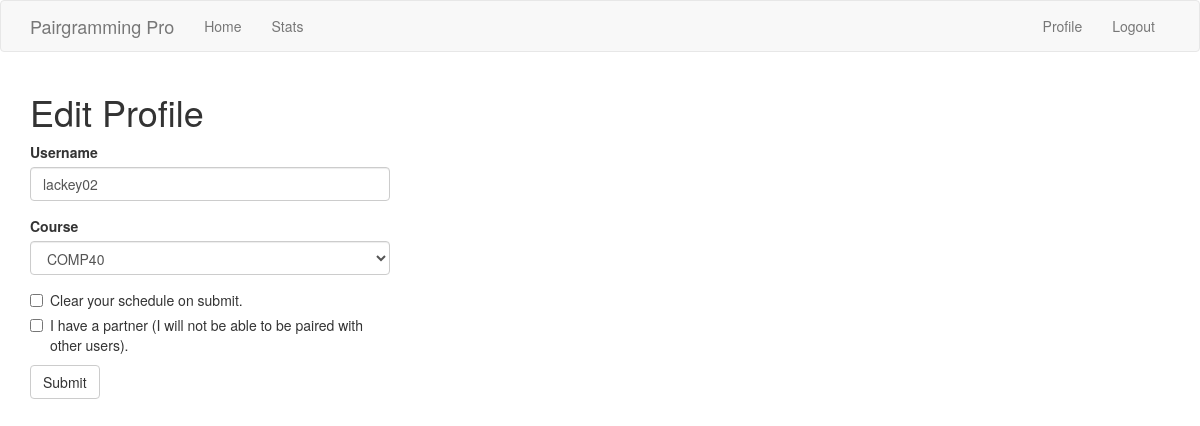
Before: /edit_profile (signed in) with the older database file.
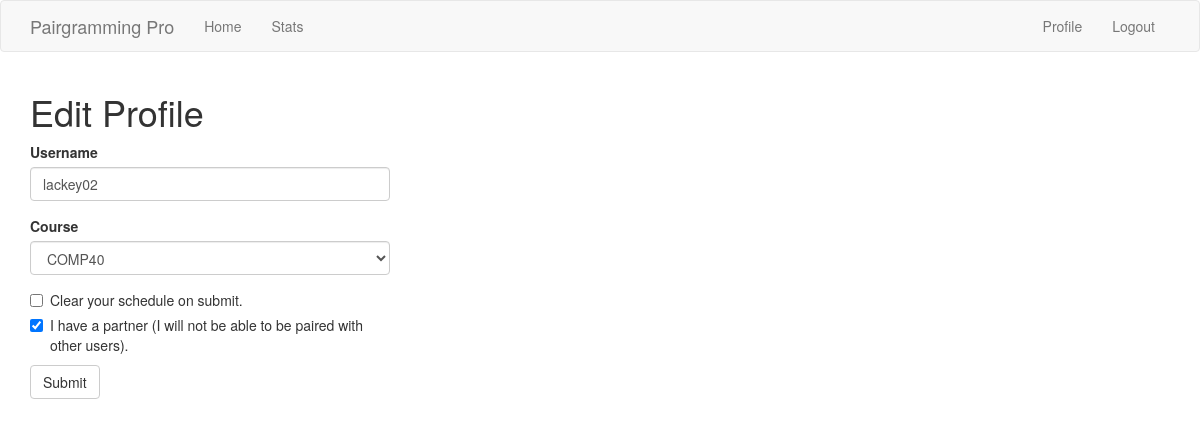
After: the same page with the newer database file.
### app/models.py (models this page shows, shortened)
class User(UserMixin, db.Model):
    id = db.Column(db.Integer, primary_key=True)
    username = db.Column(db.String(128), index=True, unique=True)
    email = db.Column(db.String(128), index=True, unique=True)
    s_id = db.Column(db.Integer, db.ForeignKey('school.id'))
    c_id = db.Column(db.Integer, db.ForeignKey('course.id'))
    password_hash = db.Column(db.String(128))
    free_times = db.relationship('FreeInterval', backref='author', lazy='dynamic')
    taken = db.Column(db.Boolean)
    partner = db.Column(db.String(128))

### app/routes.py (the view)
@app.route('/edit_profile', methods=['GET', 'POST'])
@login_required
def edit_profile():
    if current_user.attending:
        form = EditProfileForm(current_user.username, current_user.attending.name, taken=current_user.taken)
    else:
        form = EditProfileForm(current_user.username, taken=current_user.taken)
    if form.validate_on_submit():
        DM.edit(db, current_user, form)
        flash('Your changes have been saved.')
        return redirect(url_for('index'))
    elif request.method == 'GET':
        form.username.data = current_user.username
    return render_template('edit_profile.html', title='Edit Profile', form=form)

### app/forms.py (shortened to what this page needs)
class EditProfileForm(FlaskForm):
    username = StringField('Username', validators=[DataRequired()])
    course = SelectField('Course', choices=DM.choices_format(Choices.courses), validators=[DataRequired()])
    clear = BooleanField('Clear your schedule on submit.')
    taken = BooleanField('I have a partner (I will not be able to be paired with other users).')
    submit = SubmitField('Submit')
    def __init__(self, original_username, original_school, *args, **kwargs):
        super(EditProfileForm, self).__init__(*args, **kwargs)
        self.original_username = original_username
        self.original_school = original_school

### app/models.py (called while the page is built)
@login.user_loader
def load_user(id):
    return User.query.get(int(id))

### app/templates/edit_profile.html
{% extends "base.html" %}
{% import 'bootstrap/wtf.html' as wtf %}
{% block app_content %}
    <h1>Edit Profile</h1>
    <div class="row">
        <div class="col-md-4">
            {{ wtf.quick_form(form) }}
        </div>
    </div>
{% endblock %}

Changed rows visible on the page:
changed User "lackey02": taken "☐" → "☑"
